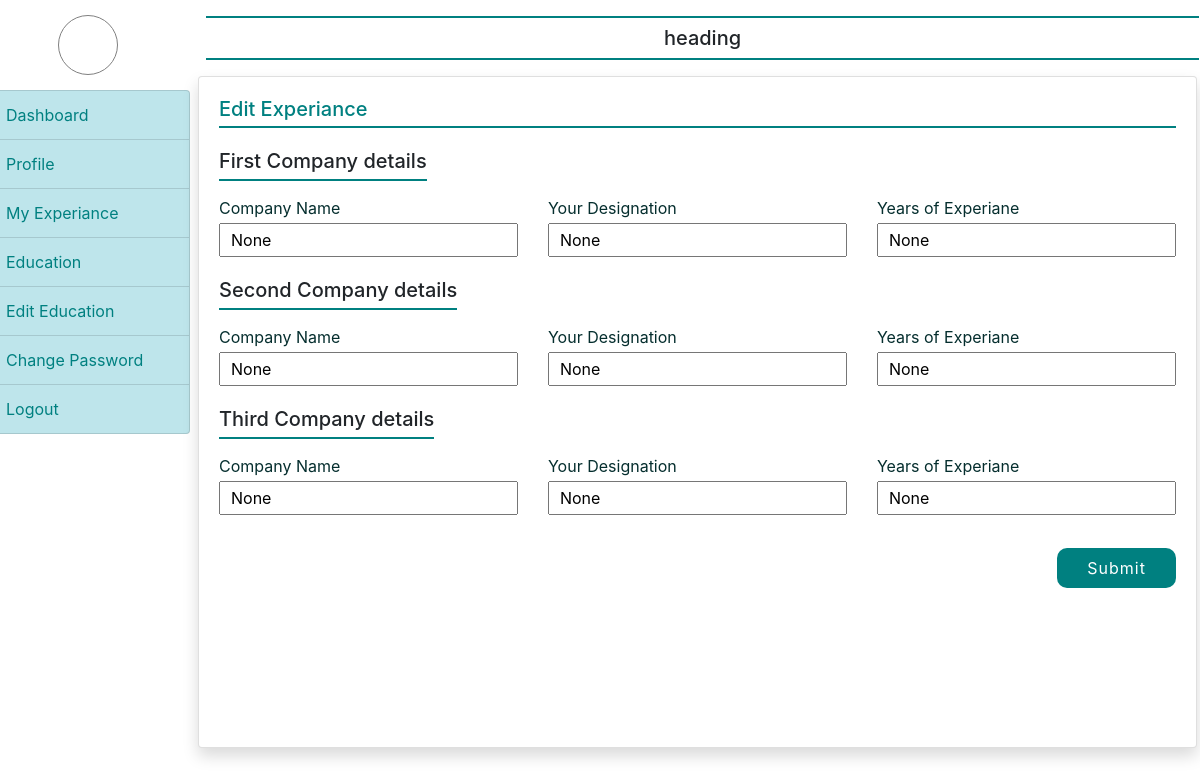
The page /edit_experiance/ (signed in) on the database its author committed.
### account/models.py (models this page shows)
class EmployeeExperiance(models.Model):
    user= models.ForeignKey(User ,on_delete=models.CASCADE)
    company1_name= models.CharField(max_length=200, null=True)
    company1_desg =models.CharField(max_length=200, null=True)
    company1_duration= models.CharField(max_length=60, null=True)
    company2_name= models.CharField(max_length=200, null=True)
    company2_desg =models.CharField(max_length=200, null=True)
    company2_duration= models.CharField(max_length=60, null=True)
    company3_name= models.CharField(max_length=200, null=True)
    company3_desg =models.CharField(max_length=200, null=True)
    company3_duration= models.CharField(max_length=60, null=True)

### account/views.py (the view, shortened to what this page needs)
# urls.py: path('edit_experiance/', edit_experiance, name="edit_experiance"),
def edit_experiance(request):
    if not request.user.is_authenticated:
        return redirect ('login_page')
    user= request.user
    edit_exp= EmployeeExperiance.objects.get(user=user)
    return render(request, 'edit_experiance.html', locals())

### account/templates/edit_experiance.html (shortened to what this page needs)
{% extends 'emp_base.html' %}
{% load static %}
{% block main %}
<h5 class="profile">Edit Experiance</h5>
<div class="container-fluide">
    <form action="" method="post">
        <div>
            <h5 style="border-bottom: 2px solid teal; width: max-content; padding: 6px 0px; margin-bottom: 15px;">First Company details</h5>
            <div class="row">
                <div class="col-sm-4 profile_div">
                    <label for="">Company Name</label><br>
                    <input type="text" name="c_name1" value="{{ edit_exp.company1_name }}">
                </div>
                <div class="col-sm-4 profile_div">
                    <label for="">Your Designation</label><br>
                    <input type="text" name="c_name1_desg" value="{{ edit_exp.company1_desg }}">
                </div>
                <div class="col-sm-4 profile_div">
                    <label for="">Years of Experiane</label><br>
                    <input type="text" name="c_name1_exp" value="{{ edit_exp.company1_duration }}">
                </div>
            </div>
        </div>
        <div>
            <h5 style="border-bottom: 2px solid teal; width: max-content; padding: 6px 0px; margin-bottom: 15px;">Second Company details</h5>
            <div class="row">
                <div class="col-sm-4 profile_div">
                    <label for="">Company Name</label><br>
                    <input type="text" name="c_name2" value="{{ edit_exp.company2_name }}">
                </div>
                <div class="col-sm-4 profile_div">
                    <label for="">Your Designation</label><br>
                    <input type="text" name="c_name2_desg" value="{{ edit_exp.company2_desg }}">
                </div>
                <div class="col-sm-4 profile_div">
                    <label for="">Years of Experiane</label><br>
                    <input type="text" name="c_name2_exp" value="{{ edit_exp.company2_duration  }}">
                </div>
            </div>
        </div>
        <div>
            <h5 style="border-bottom: 2px solid teal; width: max-content; padding: 6px 0px; margin-bottom: 15px;">Third Company details</h5>
            <div class="row">
                <div class="col-sm-4 profile_div">
                    <label for="">Company Name</label><br>
                    <input type="text" name="c_name3" value="{{ edit_exp.company3_name }}">
                </div>
                <div class="col-sm-4 profile_div">
                    <label for="">Your Designation</label><br>
                    <input type="text" name="c_name3_desg" value="{{ edit_exp.company3_desg }}">
                </div>
                <div class="col-sm-4 profile_div">
                    <label for="">Years of Experiane</label><br>
                    <input type="text" name="c_name3_exp" value="{{ edit_exp.company3_duration  }}">
                </div>
            </div>
        </div>
        <div>
            <input type="submit" value="Submit" style="padding: 8px 30px; background-color: teal; border: none; border-radius: 10px; letter-spacing: 1px; color: white; float: right; margin-top: 18px;">
        </div>
    </form>
</div>
{% endblock %}

### account/static/css/emp_base.css (style rules this page uses)
.profile { color: teal; border-bottom: 2px solid teal; padding-bottom: 5px; margin-bottom: 15px; }
form { width: 100%; }
.profile_div { margin-bottom: 15px; width: 100%; }
.profile_div label { font-size: 16px; }
.profile_div input { width: 100%; padding: 3px 10px; margin-top: -10px; }

### account/static/css/login.css (style rules this page uses)
label { color: rgb(5, 46, 46); font-size: 16px; }

### rows shown on the page
EmployeeExperiance: c_name1 "None", c_name1_desg "None", c_name1_exp "None", c_name2 "None", c_name2_desg "None", c_name2_exp "None", c_name3 "None", c_name3_desg "None", c_name3_exp "None"
